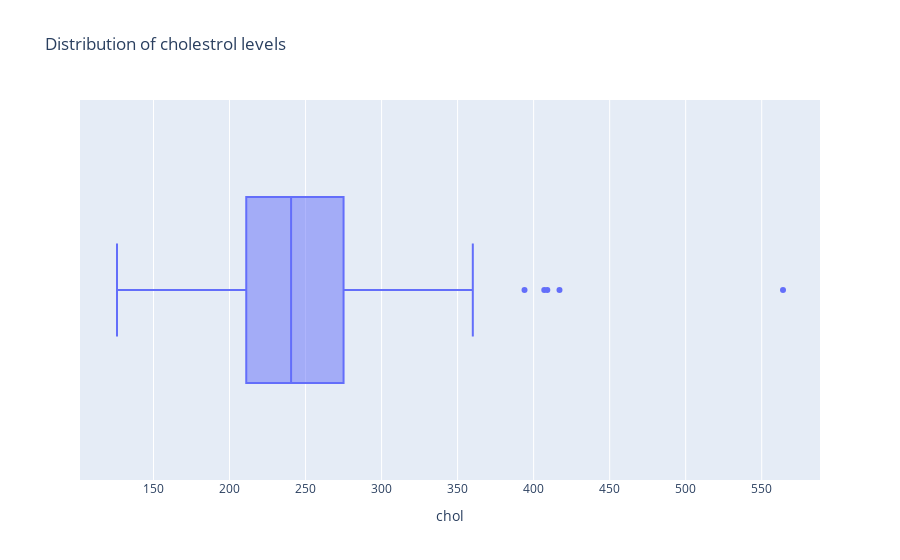

Notebook source saved alongside this figure:
### Markdown cell above
<b>Quartiles</b>: As a name suggest it represent quarter of the data and divides the data in 4 equal parts. Namely 25%(Q1), 50%(Q2), 75%(Q3). The data is arranged in ascending order which is the reason median and Q2 are equal.<br>
<b>IQR</b> is a range between Q1 and Q3. <br>
IQR is preferred over a range as it is not influence by outliers. IQR is used to measure variability by splitting a data set into four equal quartiles.<br>
Find Outlier = [(Q1 – 1.5 IQR), (Q3 + 1.5 IQR)]<br>
Any number not in range is outlier<br>
The quartiles and outliers can be explained with the help of box plot.<br>

### Code cell
fig = px.box(df, x = "chol", title = "Distribution of cholestrol levels")
fig.show()

### Figure 1 — Plotly figure (JSON) as saved in the notebook; plotly's stock layout.template omitted (floating-point values rounded to 4 significant figures; data arrays with more than 128 entries replaced by an {"elided": "..."} marker saying what was removed)
{"data": [{"alignmentgroup": "True", "hovertemplate": "chol=%{x}<extra></extra>", "legendgroup": "", "marker": {"color": "#636efa"}, "name": "", "notched": false, "offsetgroup": "", "orientation": "h", "showlegend": false, "type": "box", "x": {"elided": "302 int values"}, "x0": " ", "xaxis": "x", "y0": " ", "yaxis": "y"}], "layout": {"boxmode": "group", "legend": {"tracegroupgap": 0}, "title": {"text": "Distribution of cholestrol levels"}, "xaxis": {"anchor": "y", "domain": [0, 1], "title": {"text": "chol"}}, "yaxis": {"anchor": "x", "domain": [0, 1]}}}
